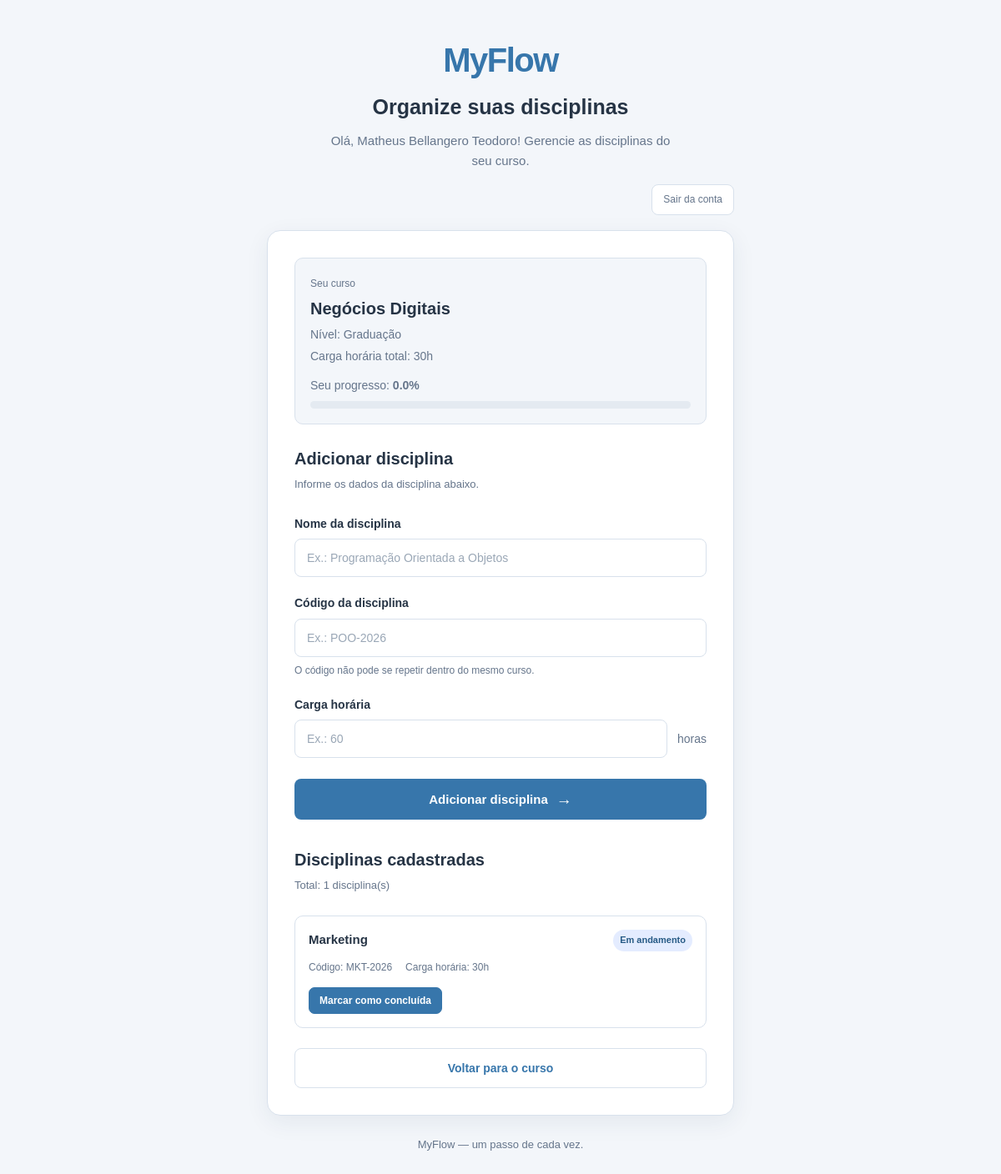
/disciplinas (signed in), run on an earlier commit of the app's database.
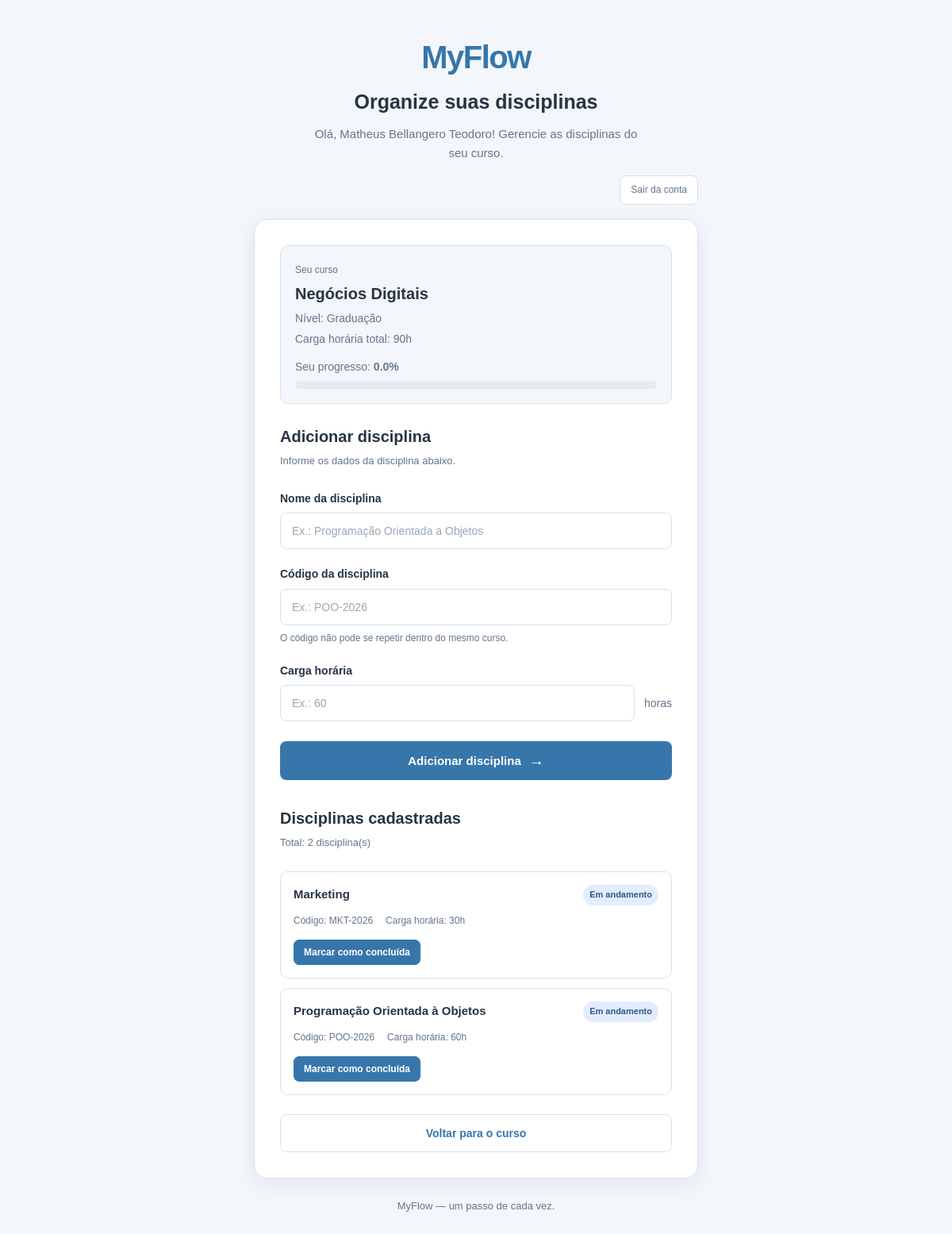
And on a later commit of the database.
### tables this page shows
CREATE TABLE usuarios (
    id INTEGER PRIMARY KEY AUTOINCREMENT,
    nome TEXT NOT NULL,
    email TEXT NOT NULL COLLATE NOCASE UNIQUE,
    jornada TEXT NOT NULL,
    objetivo TEXT NOT NULL,
    tempo_disponivel INTEGER NOT NULL CHECK (tempo_disponivel > 0),
    curso_id INTEGER,
    senha_hash TEXT,
    is_owner INTEGER NOT NULL DEFAULT 0 CHECK (is_owner IN (0, 1)),
    FOREIGN KEY (curso_id) REFERENCES cursos(id) ON DELETE SET NULL
);

CREATE TABLE cursos (
    id INTEGER PRIMARY KEY AUTOINCREMENT,
    nome TEXT NOT NULL COLLATE NOCASE UNIQUE,
    nivel TEXT NOT NULL
);

CREATE TABLE disciplinas (
    id INTEGER PRIMARY KEY AUTOINCREMENT,
    curso_id INTEGER,
    nome TEXT NOT NULL,
    codigo TEXT NOT NULL COLLATE NOCASE,
    carga_horaria INTEGER NOT NULL CHECK (carga_horaria > 0),
    FOREIGN KEY (curso_id) REFERENCES cursos(id) ON DELETE SET NULL,
    UNIQUE (curso_id, codigo)
);

### backup/app.py (the view, shortened to what this page needs)
@app.route("/disciplinas", methods=["GET", "POST"])
def pagina_disciplinas():
    id_usuario = session.get("usuario_id")
    if id_usuario is None:
        return redirect(url_for("pagina_login"))
    repositorio_usuario = UsuarioRepository()
    usuario = repositorio_usuario.buscar_por_id(id_usuario)
    if usuario is None:
        session.clear()
        return redirect(url_for("pagina_login"))
    if usuario.curso is None:
        return redirect(url_for("pagina_curso"))
    repositorio_curso = CursoRepository()
    curso = repositorio_curso.buscar_por_id(usuario.curso.id)
    if curso is None:
        return redirect(url_for("pagina_curso"))
    repositorio_progresso = ProgressoDisciplinaRepository()
    sucesso = session.pop("mensagem_disciplinas", None)
    status_por_disciplina = repositorio_progresso.listar_status_do_curso(
        usuario.id, curso.id
    )
    itens_disciplinas = [
        {
            "disciplina": disciplina,
            "concluida": status_por_disciplina.get(disciplina.id, False),
        }
        for disciplina in curso.disciplinas
    ]
    progresso_percentual = repositorio_progresso.calcular_progresso(
        usuario.id, curso.id
    )
    return render_template(
        "cadastro_disciplinas.html",
        usuario=usuario,
        curso=curso,
        disciplinas=curso.disciplinas,
        itens_disciplinas=itens_disciplinas,
        progresso_percentual=progresso_percentual,
        sucesso=sucesso,
        erro=None,
        form={},
    )

### backup/database/conexao.py (called while the page is built)
def obter_conexao():
    conexao = sqlite3.connect(CAMINHO_BANCO)
    conexao.row_factory = sqlite3.Row
    conexao.execute("PRAGMA foreign_keys = ON")
    return conexao

### backup/models/cursos.py (called while the page is built)
    @property
    def id(self):
        return self._id

    @id.setter
    def id(self, valor):
        if valor is not None and (
            not isinstance(valor, int) or isinstance(valor, bool) or valor <= 0
        ):
            raise ValueError('id deve ser None ou um inteiro positivo')
        self._id = valor

    @property
    def nome(self):
        return self._nome

    @nome.setter
    def nome(self, valor):
        if not isinstance(valor, str) or not valor.strip():
            raise ValueError('nome não pode ser vazio')
        self._nome = valor.strip()

    @property
    def nivel(self):
        return self._nivel

    @nivel.setter
    def nivel(self, valor):
        if not isinstance(valor, str) or not valor.strip():
            raise ValueError('nivel não pode ser vazio')
        self._nivel = valor.strip()

    @property
    def disciplinas(self):
        return list(self._disciplinas)

    @disciplinas.setter
    def disciplinas(self, valor):
        if not isinstance(valor, list) or not all(
            isinstance(item, Disciplina) for item in valor
        ):
            raise ValueError('disciplinas deve ser uma lista de Disciplina')
        self._disciplinas = list(valor)

    def calcular_carga_horaria_total(self):
        return sum(d.carga_horaria for d in self._disciplinas)

### backup/models/disciplinas.py (called while the page is built)
    @property
    def id(self):
        return self._id

    @id.setter
    def id(self, valor):
        if valor is not None and (
            not isinstance(valor, int) or isinstance(valor, bool) or valor <= 0
        ):
            raise ValueError("id deve ser None ou um inteiro positivo")
        self._id = valor

    @property
    def nome(self):
        return self._nome

    @nome.setter
    def nome(self, valor):
        if not isinstance(valor, str) or not valor.strip():
            raise ValueError("nome não pode ser vazio")
        self._nome = valor.strip()

    @property
    def codigo(self):
        return self._codigo

    @codigo.setter
    def codigo(self, valor):
        if not isinstance(valor, str) or not valor.strip():
            raise ValueError("codigo não pode ser vazio")
        self._codigo = valor.strip()

    @property
    def carga_horaria(self):
        return self._carga_horaria

### backup/models/usuarios.py (called while the page is built)
    @property
    def id(self):
        return self._id

### backup/templates/cadastro_disciplinas.html (shortened to what this page needs)
<!DOCTYPE html>
<html lang="pt-BR">
<head>
    <link
        rel="stylesheet"
        href="{{ url_for('static', filename='styles.css') }}"
    >
</head>
<body>
    <main class="container">
        <header class="cabecalho">
            <div class="logo">MyFlow</div>
            <h1>Organize suas disciplinas</h1>
            <p>Olá, {{ usuario.nome }}! Gerencie as disciplinas do seu curso.</p>
        </header>
        <div class="barra-acoes">
            <form action="{{ url_for('sair') }}" method="POST" class="form-sair">
                <button type="submit" class="botao-sair">Sair da conta</button>
            </form>
        </div>
        <section class="formulario-container">
            <div class="resumo-curso">
                <span>Seu curso</span>
                <h2>{{ curso.nome }}</h2>
                <p>Nível: {{ curso.nivel }}</p>
                <p>
                    Carga horária total:
                    {{ curso.calcular_carga_horaria_total() }}h
                </p>
                <div class="progresso-resumo">
                    <p>
                        Seu progresso:
                        <strong>{{ "%.1f"|format(progresso_percentual) }}%</strong>
                    </p>
                    <div
                        class="progresso-trilho"
                        role="progressbar"
                        aria-label="Progresso individual no curso"
                        aria-valuemin="0"
                        aria-valuemax="100"
                        aria-valuenow="{{ '%.1f'|format(progresso_percentual) }}"
                    >
                    </div>
                </div>
            </div>
            <div class="titulo-formulario">
                <h2>Adicionar disciplina</h2>
                <p>Informe os dados da disciplina abaixo.</p>
            </div>
            <form action="{{ url_for('pagina_disciplinas') }}" method="POST">
                <div class="campo">
                    <label for="nome">Nome da disciplina</label>
                    <input
                        type="text"
                        id="nome"
                        name="nome"
                        value="{{ form.get('nome', '') }}"
                        placeholder="Ex.: Programação Orientada a Objetos"
                        required
                    >
                </div>
                <div class="campo">
                    <label for="codigo">Código da disciplina</label>
                    <input
                        type="text"
                        id="codigo"
                        name="codigo"
                        value="{{ form.get('codigo', '') }}"
                        placeholder="Ex.: POO-2026"
                        required
                    >
                    <small>O código não pode se repetir dentro do mesmo curso.</small>
                </div>
                <div class="campo">
                    <label for="carga_horaria">Carga horária</label>
                    <div class="campo-tempo">
                        <input
                            type="number"
                            id="carga_horaria"
                            name="carga_horaria"
                            value="{{ form.get('carga_horaria', '') }}"
                            min="1"
                            step="1"
                            placeholder="Ex.: 60"
                            required
                        >
                        <span>horas</span>
                    </div>
                </div>
                <button type="submit" class="botao-cadastro">
                    Adicionar disciplina
                    <span aria-hidden="true">&rarr;</span>
                </button>
            </form>
            <div class="secao-disciplinas">
                <div class="titulo-formulario">
                    <h2>Disciplinas cadastradas</h2>
                    <p>Total: {{ disciplinas|length }} disciplina(s)</p>
                </div>
                {% if itens_disciplinas %}
                    <div class="lista-disciplinas">
                        {% for item in itens_disciplinas %}
                            {% set disciplina = item.disciplina %}
                            <article class="disciplina-item">
                                <div class="disciplina-cabecalho">
                                    <h3>{{ disciplina.nome }}</h3>
                                    {% if item.concluida %}
                                        <span class="etiqueta concluida">Concluída por você</span>
                                    {% else %}
                                        <span class="etiqueta andamento">Em andamento</span>
                                    {% endif %}
                                </div>
                                <div class="disciplina-meta">
                                    <span>Código: {{ disciplina.codigo }}</span>
                                    <span>Carga horária: {{ disciplina.carga_horaria }}h</span>
                                </div>
                                <form
                                    action="{{ url_for('pagina_disciplinas') }}"
                                    method="POST"
                                    class="form-progresso"
                                >
                                    {% if item.concluida %}
                                        <input type="hidden" name="acao" value="reabrir">
                                        <button type="submit" class="botao-progresso secundario">
                                            Marcar como em andamento
                                        </button>
                                    {% else %}
                                        <button type="submit" class="botao-progresso">
                                            Marcar como concluída
                                        </button>
                                    {% endif %}
                                </form>
                            </article>
                        {% endfor %}
                    </div>
                {% else %}
                    <p class="lista-vazia">
                        Você ainda não cadastrou disciplinas para este curso.
                    </p>
                {% endif %}
            </div>
            <a href="{{ url_for('pagina_curso') }}" class="botao-secundario">
                Voltar para o curso
            </a>
        </section>
        <footer class="rodape">
            <p>MyFlow — um passo de cada vez.</p>
        </footer>
    </main>
</body>
</html>

What changed in the data, as far as the page shows it:
added disciplinas: nome "Programação Orientada à Objetos", codigo "POO-2026", carga_horaria "60"
Also different on the page:
{{ curso.calcular_carga_horaria_total() }}: "30" → "90"
{{ disciplinas|length }}: "1" → "2"
new list line: "Em andamento Código: Carga horária: h Marcar como concluída"
